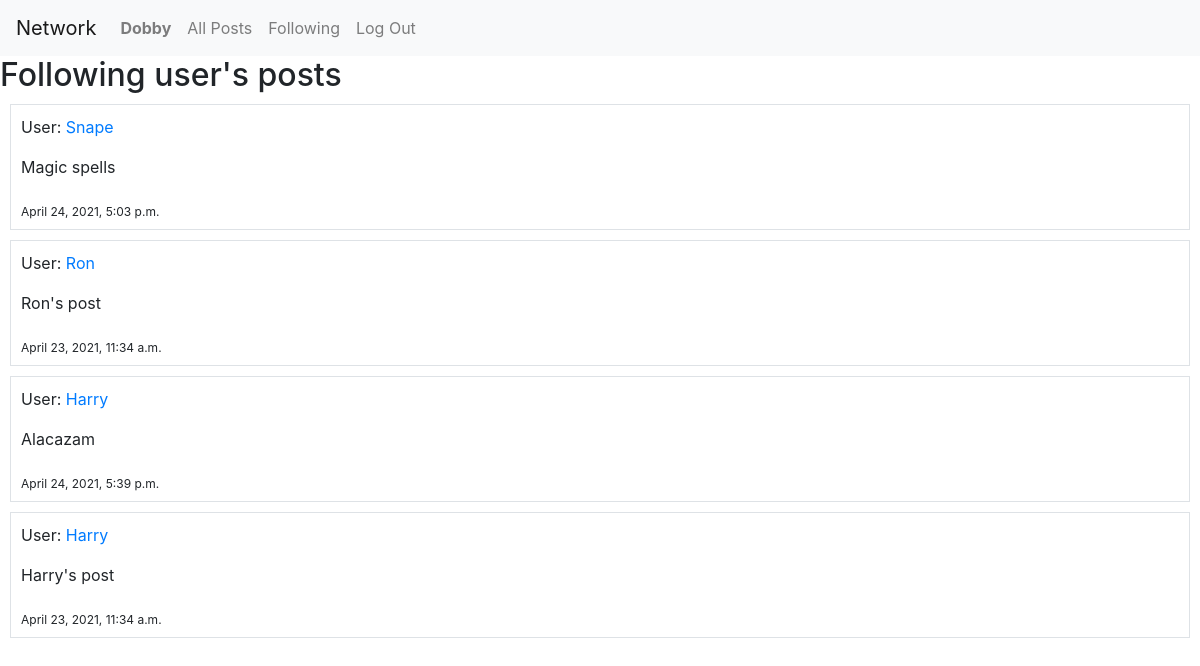
Screenshot of /following (signed in) with the database file from the repository.
### network/models.py (models this page shows, shortened)
class User(AbstractUser):
    pass

class TimeStampMixin(models.Model):
    created_at = models.DateTimeField(auto_now_add=True)
    updated_at = models.DateTimeField(auto_now=True)
    class Meta:
        abstract = True

class Post(TimeStampMixin):
    user = models.ForeignKey(User, on_delete=models.CASCADE)
    content = models.CharField(max_length = 64)

### network/views.py (the view)
# urls.py: path("following", views.following, name="following"),
@login_required
def following(request):
    user = request.user
    following_users = Profile.objects.filter(user=user).values_list('following')
    following_posts = []
    for profile in following_users:
        posts = Post.objects.filter(user=profile)
        for post in posts:
            following_posts.insert(0,post)
    return render(request, "network/following.html", {
        "posts": following_posts,
    })

### network/templates/network/following.html
{% extends "network/layout.html" %}
{% block body %}
  <h2> Following user's posts </h2>
  {% for post in posts %}
    <div class="border" style="margin: 10px; padding: 10px;">
      <p>User:  <a href="{% url 'profile' post.user.id %}"> {{ post.user }} </a></p>
      <p> {{ post.content }} </p>
      <sub> {{ post.created_at }}</sub>
    </div>
  {% endfor %}
{% endblock %}

### network/templates/network/layout.html (shortened to what this page needs)
{% load static %}
<!DOCTYPE html>
<html lang="en">
    <head>
        <link rel="stylesheet" href="https://stackpath.bootstrapcdn.com/bootstrap/4.4.1/css/bootstrap.min.css">
        <link href="{% static 'network/styles.css' %}" rel="stylesheet">
    </head>
    <body>
        <nav class="navbar navbar-expand-lg navbar-light bg-light">
            <a class="navbar-brand" href="#">Network</a>
            <div>
              <ul class="navbar-nav mr-auto">
                {% if user.is_authenticated %}
                    <li class="nav-item">
                        <a class="nav-link" href="{% url 'profile' user.id %}"><strong>{{ user.username }}</strong></a>
                    </li>
                {% endif %}
                <li class="nav-item">
                  <a class="nav-link" href="{% url 'index' %}">All Posts</a>
                </li>
                {% if user.is_authenticated %}
                    <li class="nav-item">
                        <a class="nav-link" href="{% url 'following' %}">Following</a>
                    </li>
                    <li class="nav-item">
                        <a class="nav-link" href="{% url 'logout' %}">Log Out</a>
                    </li>
                {% endif %}
              </ul>
            </div>
          </nav>
        <div class="body">
            {% block body %}
            {% endblock %}
        </div>
    </body>
</html>

### rows the page displays
User: username "Dobby"
Post: user "Snape", content "Magic spells", created_at "April 24, 2021, 5:03 p.m."
Post: user "Ron", content "Ron's post", created_at "April 23, 2021, 11:34 a.m."
Post: user "Harry", content "Alacazam", created_at "April 24, 2021, 5:39 p.m."
Post: user "Harry", content "Harry's post", created_at "April 23, 2021, 11:34 a.m."
